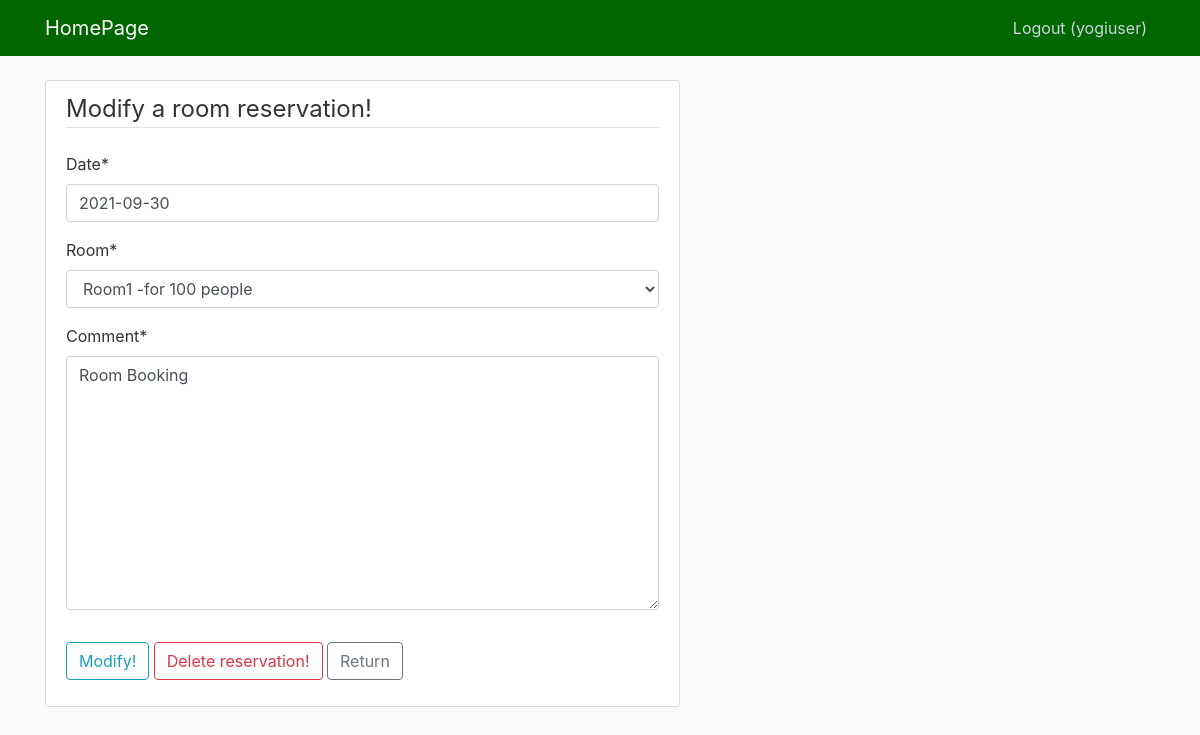
/modify-reservation/3/ (signed in), run on the app's committed database.
### system/models.py (models this page shows, shortened)
class Reservation(models.Model):
    date = models.DateField(validators=[validate_date])
    room = models.ForeignKey(Room, on_delete=models.CASCADE, null=True)
    user = models.ForeignKey(User, on_delete=models.CASCADE, null=True)
    comment = models.TextField()

### system/views.py (the view, shortened to what this page needs)
# urls.py: path('modify-reservation/<int:pk>/', UpdateReservation.as_view(), name='update-reservation'),
class UpdateReservation(LoginRequiredMixin, UserPassesTestMixin, UpdateView):
    model = Reservation
    template_name = 'modify_reservation.html'
    form_class = CreateUpdateReservation
    success_url = '/'
    def dispatch(self, request, *args, **kwargs):
        self.reservation = get_object_or_404(Reservation, pk=kwargs['pk'])
        return super(UpdateReservation, self).dispatch(request, *args, **kwargs)
    def test_func(self):
        reservation = self.get_object()
        if self.request.user == reservation.user:
            return True
        return False

### system/forms.py
class CreateUpdateReservation(forms.ModelForm):
    class Meta:
        model = Reservation
        fields = ['date', 'room', 'comment']
        labels = {
            'room': 'Room',
            'comment': 'Comment',
            forms.DateTimeField(): 'Date',
        }
        widgets = {
            'date': DatePickerInput()
        }

### system/models.py (called while the page is built)
    def __str__(self):
        return f"{self.name} -for {self.capacity} people  "

### system/templates/modify_reservation.html (shortened to what this page needs)
{% extends 'base.html' %}
{% load crispy_forms_tags %}
{% block content %}
    <div class="content-section">
        <form method="POST">
            <fieldset class="form-group">
                <legend class="border-bottom mb-4">Modify a room reservation!</legend>
                {{ form|crispy }}
            </fieldset>
            <div class="form-group">
                <button class="btn btn-outline-info" type="submit">Modify!</button>
                <a class="btn btn-outline-danger" href="{% url 'delete-reservation' reservation.id %}">Delete reservation!</a>
                <a class="btn btn-outline-secondary" href="{% url 'homepage' %}">Return</a>
            </div>
        </form>
    </div>
{% endblock %}

### system/templates/base.html (shortened to what this page needs)
{% load static %}
{% load bootstrap4 %}
{% bootstrap_css %}
<!DOCTYPE html>
<html>
<head>
    <link rel="stylesheet" href="https://maxcdn.bootstrapcdn.com/bootstrap/4.0.0/css/bootstrap.min.css">
    <link rel="stylesheet" type="text/css" href="{% static 'stylesheet.css' %}">
</head>
<body>
    <header class="site-header">
      <nav class="navbar navbar-expand-md navbar-dark bg-steel fixed-top">
        <div class="container">
          <a class="navbar-brand mr-4" href="{% url 'homepage' %}">HomePage</a>
          <div class="collapse navbar-collapse" id="navbarToggle">
            <div class="navbar-nav">
              {% if user.is_authenticated %}
                <a class="nav-item nav-link" href="{% url 'logout' %}">Logout ({{ user.username }})</a>
              {% else %}
                <a class="nav-item nav-link" href="{% url 'login' %}">Login</a>
                <a class="nav-item nav-link" href="{% url 'register' %}">Register</a>
              {% endif %}
            </div>
          </div>
        </div>
      </nav>
    </header>
    <main role="main" class="container">
      <div class="row">
        <div class="col-md-7">
          {% block content %}{% endblock %}
        </div>
      </div>
    </main>
</body>
</html>

### system/static/stylesheet.css (style rules this page uses)
body { background: #fafafa; color: #333333; margin-top: 5rem; }
.bg-steel { background-color: #006600; }
.site-header .navbar-nav .nav-link { color: #cbd5db; }
.content-section { background: #ffffff; padding: 10px 20px; border: 1px solid #dddddd; border-radius: 3px; margin-bottom: 20px; }

### data on the page
Reservation: date "2021-09-30", room "Room1 -for 100 people", comment "Room Booking"

### other printed values
{{ user.username }} "yogiuser"
